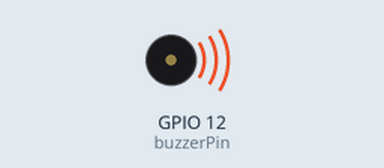
Recording of a sketch running on a simulated ESP32. Parts: buzzer (waves = sounding, pin HIGH).

Above: at 1.5 s.
At 3.5 s:
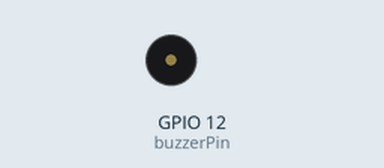
Timing chart, 0 to 5.2 s (numbered marks = the images above):
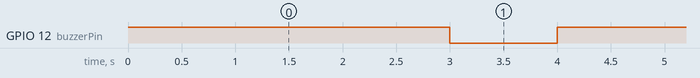

The sketch:

ActiveBuzzer.ino
```cpp
/*
    Active Buzzer

    Sets the buzzer On/Off for a defined time interval.
*/

// remove this line if using Arduino IDE
#include <Arduino.h>

int buzzerPin = 12;

void setup() {
  pinMode(buzzerPin, OUTPUT);  // sets the digital pin 12 as output
}

void loop() {
   digitalWrite(buzzerPin, HIGH); // sets the digital pin 12 on
   delay(3000); // waits for 3 seconds

   digitalWrite(buzzerPin, LOW); // sets the digital pin 12 off
   delay(1000); // waits for a second
}
```

Measured:
- by itself, GPIO 12 (buzzerPin): alternates HIGH for 3.0 s and LOW for 1.0 s
